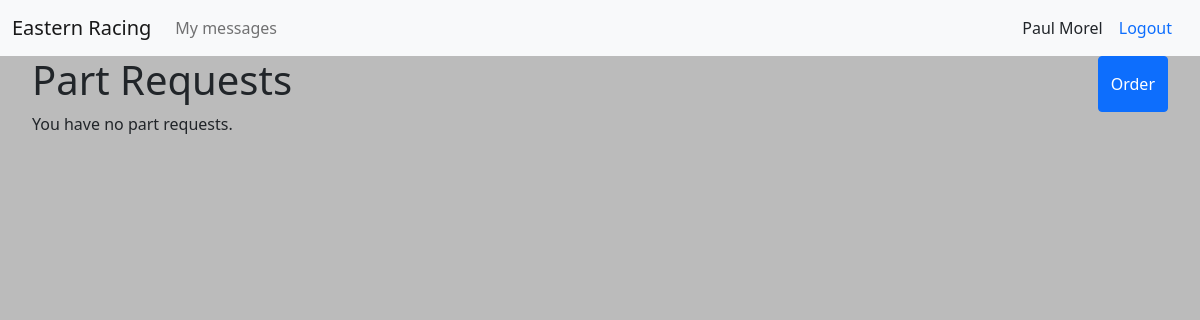
Before: /parts/part_request_list/ (signed in) with the older database file.
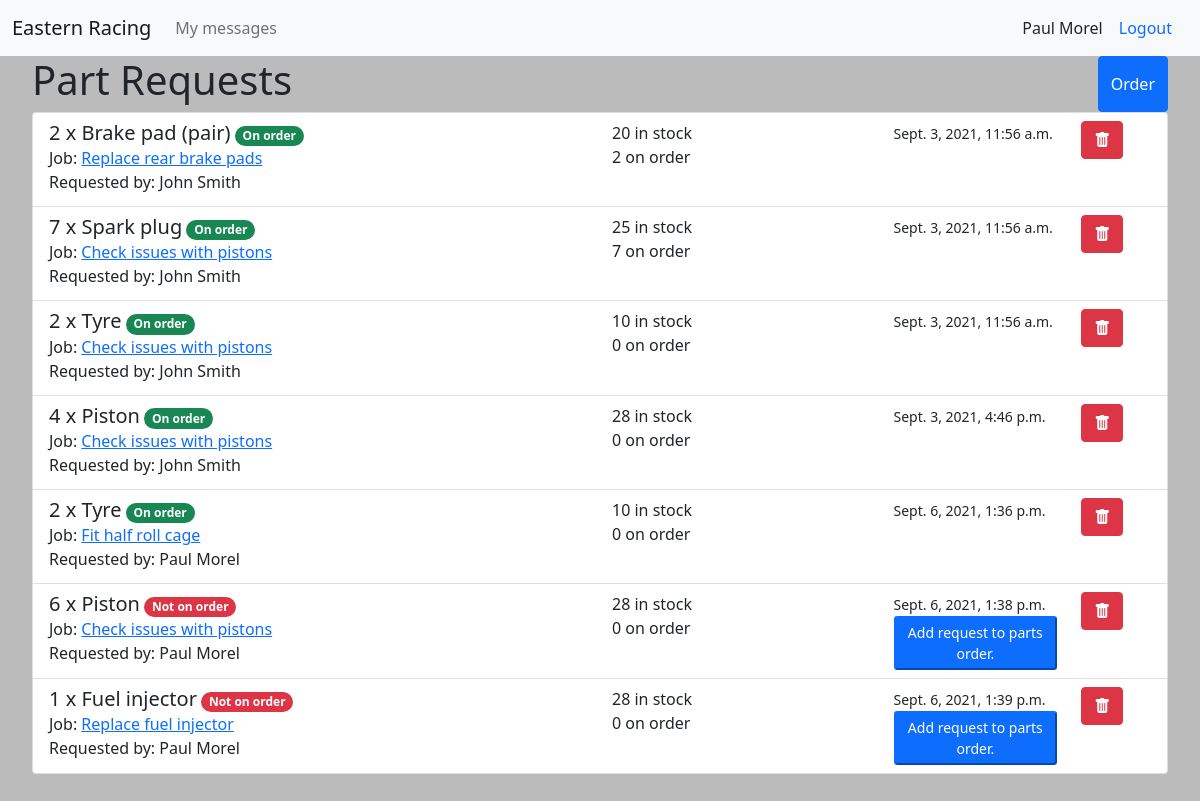
After: the same page with the newer database file.
### cars/models.py (models this page shows, shortened)
class PartRequest(models.Model):
    part = models.ForeignKey(Part, on_delete=models.PROTECT, blank=True)
    requested_by = models.ForeignKey(User, on_delete=models.PROTECT)
    assigned_to = models.ForeignKey(Manager, on_delete=models.PROTECT)
    job = models.ForeignKey(Job, on_delete=models.PROTECT, blank=True)
    quantity = models.IntegerField()
    notes = models.TextField(blank=True)
    on_order = models.BooleanField(default=False)
    requested = models.DateTimeField(auto_now_add=True)

class Job(models.Model):
    title = models.CharField(max_length=300)
    description = models.TextField()
    car = models.ForeignKey(Car, on_delete=models.PROTECT)
    employee = models.ForeignKey(Employee, on_delete=models.PROTECT, related_name='assigned_job')
    manager = models.ForeignKey(Manager, on_delete=models.PROTECT, related_name='supervised_job')
    in_progress = models.BooleanField(default=False)
    complete = models.BooleanField(default=False)
    paid = models.BooleanField(default=False)
    estimated_time = models.DurationField(default=timedelta())
    created = models.DateTimeField(auto_now_add=True)
    updated = models.DateTimeField(auto_now=True)
    expected_complete = models.DateTimeField(blank=True)
    invoiced = models.BooleanField(default=False)

### parts/models.py (models this page shows, shortened)
class Part(models.Model):
    name = models.CharField(max_length=200)
    cost_price = models.DecimalField(max_digits=10, decimal_places=2)
    customer_price = models.DecimalField(max_digits=10, decimal_places=2)
    stock_level = models.PositiveIntegerField()
    def get_total_on_order(self):
        total = 0
        for order in self.partsorderunit_set.all():
            if not order.checked_in:
                total += order.quantity
        return total

class PartsOrderUnit(models.Model):
    order = models.ForeignKey(PartsOrder, on_delete=models.PROTECT)
    part = models.ForeignKey(Part, on_delete=models.PROTECT)
    quantity = models.IntegerField()
    cost_each = models.DecimalField(max_digits=10, decimal_places=2)
    total_cost = models.DecimalField(max_digits=10, decimal_places=2)
    checked_in = models.BooleanField(default=False)

### accounts/models.py (models this page shows)
class User(AbstractUser):
    pass
    def __str__(self):
        return f"{self.first_name} {self.last_name}"

### parts/views.py (the view)
# urls.py: path('part_request_list/', views.part_request_list, name='part-request-list'),
def part_request_list(request):
    part_requests = PartRequest.objects.filter(assigned_to = request.user.manager)
    context = {
        'part_requests': part_requests,
    }
    return render(request, 'parts/partrequest_list.html', context)

### parts/templates/parts/partrequest_list.html (shortened to what this page needs)
{% extends 'cars/base.html' %}
{% block content %}
<div class="d-flex justify-content-between">
  <h1>Part Requests</h1>
  <button class="btn btn-primary" type="button" data-bs-toggle="offcanvas" data-bs-target="#offcanvasRight"
    aria-controls="offcanvasRight">
    Order</button>
</div>
<div class="list-group">
  {% if not part_requests %}
  You have no part requests.
  {% endif %}
  {% for part_request in part_requests %}
  <div class="list-group-item list-group-item-action">
    <div class="row">
      <div class="col-6">
        <h5 class="mb-1 d-inline">{{ part_request.quantity }} x {{ part_request.part.name }}</h5>
        {% if part_request.on_order %}
        <span class="badge rounded-pill bg-success">On order</span>
        {% else %}
        <span class="badge rounded-pill bg-danger">Not on order</span>
        {% endif %}<br>
        {% if part_request.job %}
        Job: <a href="{% url 'cars:job-details' part_request.job.id %}">{{ part_request.job.title }}</a>
        {% endif %}<br>
        Requested by: {{ part_request.requested_by }}<br>
      </div>
      <div class="col-3">
        {{ part_request.part.stock_level }} in stock<br>
        {{ part_request.part.get_total_on_order }} on order<br>
      </div>
      <div class="col-2">
        <small>{{ part_request.requested }}</small>
        {% if not part_request.on_order %}
        <form action="{% url 'parts:add-part-to-order' %}" method="POST">
          <button type="submit" class="btn-primary btn-sm">Add request to parts order.</button>
        </form>
        {% endif %}
      </div>
      <div class="col-1">
        <a type="button" class="btn btn-danger" data-bs-toggle="modal"
          data-bs-target="#deleteModal{{ part_request.id }}"><i class="bi bi-trash-fill"></i></a>
      </div>
    </div>
  </div>
  {% endfor %}
</div>
{% endblock content %}

Changed rows visible on the page:
added PartRequest: quantity "2", part.name "Brake pad (pair)", on_order "On order", job "Replace rear brake pads", requested_by "John Smith", part.stock_level "20", part.get_total_on_order "2", requested "Sept. 3, 2021, 11:56 a.m."
added PartRequest: quantity "7", part.name "Spark plug", on_order "On order", job "Check issues with pistons", requested_by "John Smith", part.stock_level "25", part.get_total_on_order "7", requested "Sept. 3, 2021, 11:56 a.m."
added PartRequest: quantity "2", part.name "Tyre", on_order "On order", job "Check issues with pistons", requested_by "John Smith", part.stock_level "10", part.get_total_on_order "0", requested "Sept. 3, 2021, 11:56 a.m."
added PartRequest: quantity "4", part.name "Piston", on_order "On order", job "Check issues with pistons", requested_by "John Smith", part.stock_level "28", part.get_total_on_order "0", requested "Sept. 3, 2021, 4:46 p.m."
added PartRequest: quantity "2", part.name "Tyre", on_order "On order", job "Fit half roll cage", requested_by "Paul Morel", part.stock_level "10", part.get_total_on_order "0", requested "Sept. 6, 2021, 1:36 p.m."
added PartRequest: quantity "6", part.name "Piston", on_order "Not on order", job "Check issues with pistons", requested_by "Paul Morel", part.stock_level "28", part.get_total_on_order "0", requested "Sept. 6, 2021, 1:38 p.m."
added PartRequest: quantity "1", part.name "Fuel injector", on_order "Not on order", job "Replace fuel injector", requested_by "Paul Morel", part.stock_level "28", part.get_total_on_order "0", requested "Sept. 6, 2021, 1:39 p.m."
Other visible differences:
text no longer shown: "You have no part requests."
